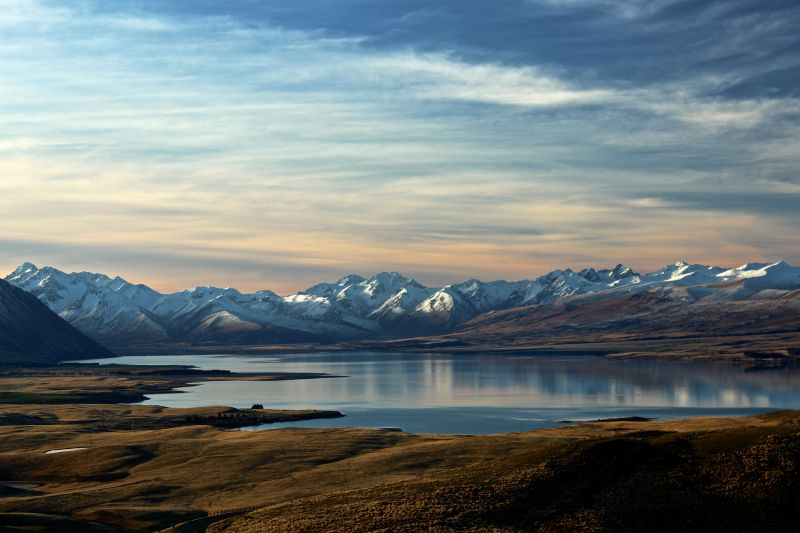
#> input picture ICV/TP1/vista.jpg, 800 x 533 px
$ jupyter execute TP1_FlavioMarcilio.ipynb   (shell and % lines are left out)
#> lines starting #> are read from the running program, lines starting #| are printed output that depends on the picture; long printed decimals are rounded
<h1 align='center'>Introdução à Computação Visual - 2022/1</h1>
<h3 align='center'>Trabalho Prático 1: Compressão de Imagens</h3>

Autor: Flávio Marcilio de Oliveira

## Summary

- [0. Preparação](#0-preparação)
  - [Bibliotecas Necessárias](#bibliotecas-necessárias)
  - [Funções Auxiliares](#funções-auxiliares)
  - [Matriz de Quantização](#matriz-de-quantização-utilizada)
  - [Parâmetros Necessários para Codificação e Decodificação](#parâmetros-necessários-para-codificação-e-decodificação)
- [Parte I - Codificação](#parte-i---codificação)
  - [I.1 Leitura da Imagem a ser Comprimida](#i1-leitura-da-imagem-a-ser-comprimida)
  - [I.2 Cálculo da Transformada e Quantização](#i2-cálculo-da-transformada-e-quantização)
  - [I.3 Codificação de Símbolos](#i3-codificação-de-símbolos)
    - [I.3.1 Cálculo do histograma](#i31-cálculo-do-histograma)
    - [I.3.2 Codificação utilizando o algoritmo de Huffman](#i32-codificação-utilizando-o-algoritmo-de-huffman)
    - [I.3.3 Métricas da codificação](#i33-métricas-da-codificação)
  - [I.4 Gravando a Imagem Codificada](#i4-gravando-a-imagem-codificada)
- [Parte II - Decodificação](#parte-ii---decodificação)
  - [II.1 Lendo a Imagem Codificada](#ii1-lendo-a-imagem-codificada)
  - [II.2 Calculando a Matriz Quantizada e a Transformada Inversa](#ii2-calculando-a-matriz-quantizada-e-a-transformada-inversa)
  - [II.3 Métricas de Qualidade](#ii3-métricas-de-qualidade)

## 0. Preparação

**Esta etapa deve ser executada antes das duas partes I. Codificação e II. Decodificação.**

### Bibliotecas Necessárias

[cell 1]
import cv2
import numpy as np
from matplotlib import pyplot as plt
from scipy import fftpack

### Funções Auxiliares

[cell 2]
# Calcula o histograma de uma matriz
def calcHist(mat):
    # Transformando a matriz em um vetor
    arr = mat.ravel()
    # Calculando o Histograma
    histo = {}
    for i in arr:
        chave = str(np.round(i))
        if (histo.keys().__contains__(chave)):
            histo[chave] += 1
        else:
            histo[chave] = 1
    # Calculando as probabilidades de cada símbolo
    a = 0
    for x in histo.values():
        a += x
    for k, v in histo.items():
        histo[k] = v/a
    return histo

# Calcula a entropia da imagem
def calcEntropy(img):
    hist = calcHist(img)
    values =  np.array(list(hist.values()))
    logs = np.log2(values + 0.00001)
    entropy = -1 * (values*logs).sum()
    return entropy

# Algoritmo de Huffman
from heapq import heappush, heappop, heapify
from collections import defaultdict

def encode(symb2freq):
    """Huffman encode the given dict mapping symbols to weights"""
    heap = [[wt, [sym, ""]] for sym, wt in symb2freq.items()]
    heapify(heap)
    while len(heap) > 1:
        lo = heappop(heap)
        hi = heappop(heap)
        for pair in lo[1:]:
            pair[1] = '0' + pair[1]
        for pair in hi[1:]:
            pair[1] = '1' + pair[1]
        heappush(heap, [lo[0] + hi[0]] + lo[1:] + hi[1:])
    return sorted(heappop(heap)[1:], key=lambda p: (len(p[-1]), p))

# Configuração da apresentação da imagem
def mostra_img_unica(img, titulo='Imagem'):
    plt.imshow(img, cmap='gray', clim=(0,255))
    plt.title(titulo)
    plt.axis('off')
    plt.show()

# Calcula a DCT de uma imagem
def get_2D_dct(img):
    return fftpack.dct(fftpack.dct(img.T, norm='ortho').T, norm='ortho')

# Calcula a DCT inversa
def get_2D_idct(coefficients):
    return fftpack.idct(fftpack.idct(coefficients.T, norm='ortho').T, norm='ortho')

# Calcula a raiz do erro médio quadrático
def rmse(predictions, targets):
    return np.sqrt(((predictions - targets) ** 2).mean())

# Calcula a relação sinal-ruído de pico
def psnr(predictions, targets):
    return 20 * np.log10(255/rmse(predictions, targets))

### Matriz de Quantização Utilizada

[cell 3]
np.set_printoptions(precision=3)
np.set_printoptions(suppress=True)

# Matriz de quantização
QM = np.matrix([[16, 11, 10, 16, 24, 40, 51, 61],
                [12, 12, 14, 19, 26, 58, 60, 55],
                [14, 13, 16, 24, 40, 57, 69, 56],
                [14, 17, 22, 29, 51, 87, 80, 62],
                [18, 22, 37, 56, 68, 109, 103, 77],
                [24, 35, 55, 64, 81, 104, 113, 92],
                [49, 64, 78, 87, 103, 121, 120, 101],
                [72, 92, 95, 98, 112, 100, 103, 99]])

QM = QM.astype(float)

print("\nMatriz de quantização")
print(QM)

### Parâmetros Necessários para Codificação e Decodificação

[cell 4]
# Imagem a ser comprimida
imagem = 'vista.jpg'

# Imagem comprimida sempre definida com extensão txt
imagem_comprimida = 'vista.txt'

# Tamanho padrão do bloco para execução da transformada
step = 8

# Parte I - Codificação

## I.1 Leitura da Imagem a ser Comprimida

[cell 5]
# Lendo imagem original em escala de cinza
img_original = cv2.imread(imagem, cv2.IMREAD_GRAYSCALE)
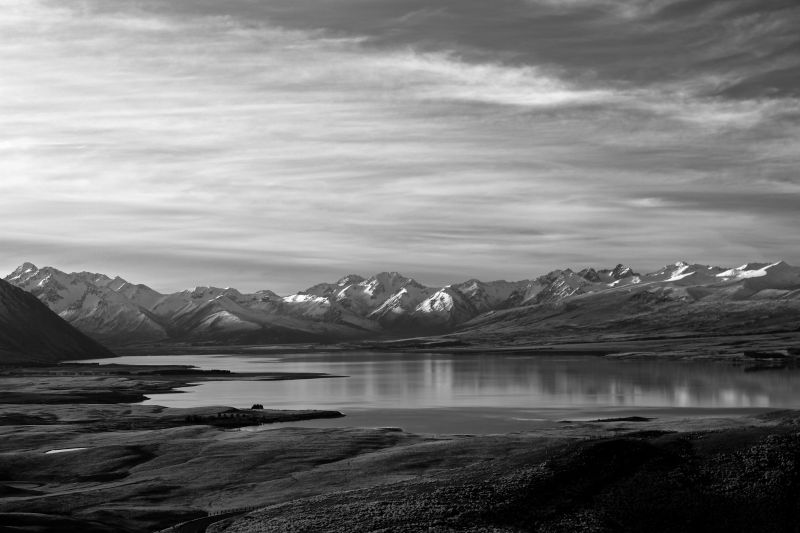
#> img_original: shape (533, 800); min 0, max 255, mean 116.9
mostra_img_unica(img_original, titulo='Imagem a ser comprimida')

## I.2 Cálculo da Transformada e Quantização

[cell 6]
# Visualização das imagens na forma de matriz
img_original = img_original.astype(float)
print("\nImagem original:")
print(img_original)
#> (printed output is left out)

img_transladada = img_original - 128
print("\nImagem subtraida de 128:")
print(img_transladada)
#> (printed output is left out)

# Dimensões da imagem lida
altura, largura = img_original.shape
#> altura = 533; largura = 800

DCT = np.zeros((altura, largura))
matriz_quantizada = np.zeros((altura, largura))

for linha in range(0, altura, step):
    for coluna in range(0, largura, step):
        if ((img_transladada[linha:linha+step,coluna:coluna+step]).shape == (step,step)):
            dct = get_2D_dct(img_transladada[linha:linha+step, coluna:coluna+step])
            DCT[linha:linha+step, coluna:coluna+step] = dct
            matriz_quantizada[linha:linha+step, coluna:coluna+step] = np.divide(dct, QM)
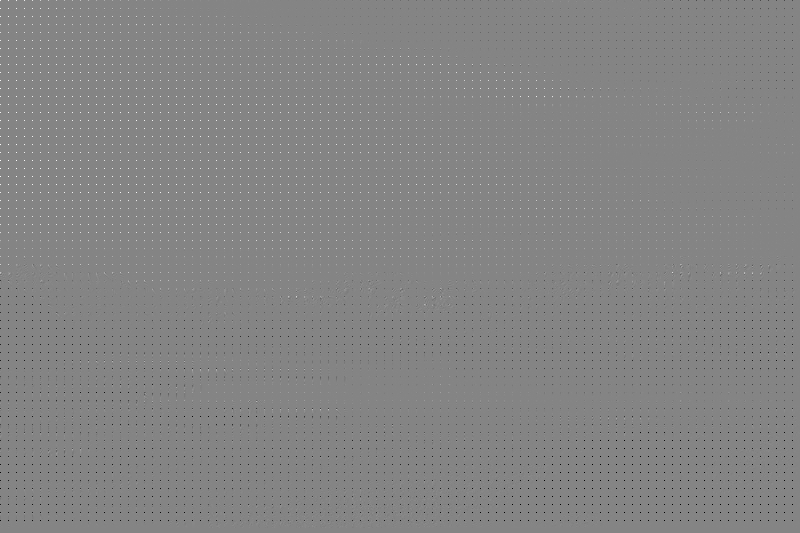
#> DCT: shape (533, 800) float64; min -1020, max 936.1, mean -1.2; drawn with min black and max white

print("\nMatriz quantizada:")
print(matriz_quantizada)
#> (printed output is left out)

mostra_img_unica(DCT, "Imagem da DCT")

## I.3 Codificação de Símbolos
### I.3.1 Cálculo do Histograma

[cell 7]
histo = calcHist(matriz_quantizada)
#> the loop in calcHist, `for i in arr:` made 426400 passes
#> (i, chave) on passes 1 to 3: (51.75, '52.0'), (-0.345, '-0.0'), (-0.437, '-0.0')
#> after the loop in calcHist, `for i in arr:`: histo = 125 items
#> the loop in calcHist, `for x in histo.values():` made 125 passes
#> (x, a) on passes 1 to 12: (30, 30), (178929, 178959), (210102, 389061), (48, 389109), (9151, 398260), (68, 398328), (1563, 399891), (67, 399958), (3220, 403178), (57, 403235), (69, 403304), (64, 403368)
#> a on pass 57: 422335
#> after the loop in calcHist, `for x in histo.values():`: a = 426400
#> the loop in calcHist, `for k, v in histo.items():` made 125 passes
#> (k, v) on passes 1 to 12: ('52.0', 30), ('-0.0', 178929), ('0.0', 210102), ('50.0', 48), ('1.0', 9151), ('44.0', 68), ('3.0', 1563), ('37.0', 67), ('2.0', 3220), ('32.0', 57), ('30.0', 69), ('28.0', 64)
#> histo = 125 items

### I.3.2 Codificação utilizando o algoritmo de Huffman

[cell 8]
# Codificação
huff = encode(histo)
#> the loop in encode, `while len(heap) > 1:` made 124 passes
#> (lo, hi) on passes 1, 2, 3, 4, 6, 7: ([2.35e-06, ['59.0', '']], [4.69e-06, ['56.0', '']]), ([7.04e-06, ['59.0', '0'], ['56.0', '1']], [1.41e-05, ['55.0', '']]), ([1.41e-05, ['58.0', '']], [1.64e-05, ['57.0', '']]), ([2.11e-05, ['59.0', '00'], ['56.0', '01'], ['55.0', '1']], [3.05e-05, ['58.0', '0'], ['57.0', '1']]), ([5.86e-05, ['-59.0', '']], [6.8e-05, ['-53.0', '']]), ([7.04e-05, ['52.0', '']], [7.27e-05, ['54.0', '']])
#> hi on passes 5, 55: [5.63e-05, ['-64.0', '']], [0.000218, ['14.0', '']]
#> after the loop in encode, `while len(heap) > 1:`: pair = ['-0.0', '11']
#> huff = 125 items, first 6: ['0.0', '0'], ['-0.0', '11'], ['-1.0', '1001'], ['1.0', '1010'], ['-2.0', '101101'], ['2.0', '101111']

print ("Symbol\tWeight\tHuffman Code")
for p in huff:
    if (histo[p[0]] > 0):
        print ("%s\t%f\t%s" % (p[0], histo[p[0]], p[1]))
#> this loop made 125 passes
#> p on passes 1 to 12: ['0.0', '0'], ['-0.0', '11'], ['-1.0', '1001'], ['1.0', '1010'], ['-2.0', '101101'], ['2.0', '101111'], ['-3.0', '1011100'], ['3.0', '1011101'], ['-4.0', '10110010'], ['-5.0', '10001000'], ['4.0', '10110000'], ['5.0', '10001100']
#| 0.0	0.4927	0
#| -0.0	0.4196	11
#| -1.0	0.01912	1001
#| 1.0	0.02146	1010
#| -2.0	0.007024	101101
#| 2.0	0.007552	101111
#| -3.0	0.003501	1011100
#| 3.0	0.003666	1011101
#> (further printed lines are left out)

### I.3.3 Métricas da Codificação

[cell 9]
nbits = 0
for i in range(0, len(huff)):
    nbits += len(huff[i][1]) * histo[huff[i][0]] * altura * largura
#> this loop made 125 passes
#> nbits on passes 1 to 12: 210102, 567960, 600576, 637180, 655150, 674470, 684921, 695862, 701502, 705510, 710942, 715454
#> after the loop, nbits = 803494

# bits per pixel
bpp = nbits / (altura * largura)
#> bpp = 1.88
entimg1 = calcEntropy(img_original)
#> the loop in calcHist (call 2), `for i in arr:` made 426400 passes
#> (i, chave) on passes 1 to 3: (240, '240.0'), (239, '239.0'), (238, '238.0')
#> the loop in calcHist (call 2), `for x in histo.values():` made 256 passes
#> (x, a) on passes 1 to 3: (371, 371), (472, 843), (527, 1370)
#> the loop in calcHist (call 2), `for k, v in histo.items():` made 256 passes
#> (k, v) on passes 1 to 3: ('240.0', 371), ('239.0', 472), ('238.0', 527)
#> in calcEntropy, `hist = calcHist(img)`: hist = 256 items
#> in calcEntropy, `values =  np.array(list(hist.values()))`: values = 256 values, max 0.0122 at index 255, min 1.41e-05 at index 191, mean 0.00391
#> in calcEntropy, `logs = np.log2(values + 0.00001)`: logs = 256 values, max -6.35 at index 255, min -15.34 at index 191, mean -8.26
#> in calcEntropy, `entropy = -1 * (values*logs).sum()`: entropy = 7.87
#> entimg1 = 7.87
print ("\nSummary:")
print ("Image entropy: %5.3f" % entimg1)
#| Image entropy: 7.874
print ("size: %d bytes" % (nbits / 8))
#| size: 100436 bytes
print ("%5.3f bits/pixel" % bpp)
#| 1.884 bits/pixel
print ("code efficiency: %5.3f" % (entimg1/bpp))
#| code efficiency: 4.179
print ("Compression ratio (without header): %5.3f" % (8/bpp))
#| Compression ratio (without header): 4.245

## I.4 Gravando a Imagem Codificada

[cell 10]
arq = open(imagem_comprimida, 'w')

# Gravando o cabeçalho - Dicionário da Codificação Huffman
for i in range(0, len(huff)):
    arq.write("%s %s" %(huff[i][0], huff[i][1]))
    arq.write("\n")
#> this loop made 125 passes

# Utilizado para indicar fim do cabeçalho
arq.write("\n")

# Gravando a imagem codificada
for linha in range(0, altura):
    for coluna in range(0, largura):
        chave = str(np.round(matriz_quantizada[linha][coluna]))
        arq.write("%s" %dict(huff)[chave])
    arq.write("\n")
arq.close()

# Parte II - Decodificação

## II.1 Lendo a Imagem Codificada

[cell 11]
# Recriando o dicionário com a codificação Huffman
read = open(imagem_comprimida, 'r')
linha_lida = read.readline()
cod_huff = {}
while (linha_lida != '\n'):
    dicionario = linha_lida.split(' ')
    cod_huff[dicionario[1].removesuffix('\n')] = dicionario[0]
    linha_lida = read.readline()


# Fazendo a decodificação e recriando a matriz quantizada
bit_lido = read.read(1)
matriz_quantizada_lida = []
linha_matriz = []
linha_corrente = 0
coluna_corrente = 0
chave = ''

while True:
    while (bit_lido != '\n'):
        chave += bit_lido
        if(cod_huff.keys().__contains__(chave)):
            linha_matriz.append(float(cod_huff[chave]))
            coluna_corrente += 1
            chave = ''
        bit_lido = read.read(1)
    linha_corrente += 1
    matriz_quantizada_lida.append(linha_matriz)
    linha_matriz = []
    coluna_corrente = 0
    bit_lido = read.read(1)
    if not bit_lido:
        break

read.close()
matriz_quantizada_lida = np.matrix(matriz_quantizada_lida)
